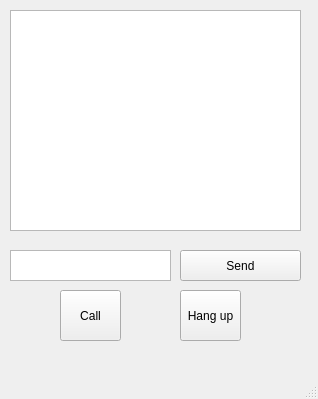
<?xml version="1.0" encoding="UTF-8"?>
<ui version="4.0">
 <class>ChatWindow</class>
 <widget class="QMainWindow" name="ChatWindow">
  <property name="geometry">
   <rect>
    <x>0</x>
    <y>0</y>
    <width>318</width>
    <height>399</height>
   </rect>
  </property>
  <property name="windowTitle">
   <string>MainWindow</string>
  </property>
  <widget class="QWidget" name="centralWidget">
   <widget class="QPushButton" name="sendButton">
    <property name="geometry">
     <rect>
      <x>180</x>
      <y>250</y>
      <width>121</width>
      <height>31</height>
     </rect>
    </property>
    <property name="text">
     <string>Send</string>
    </property>
    <property name="default">
     <bool>false</bool>
    </property>
   </widget>
   <widget class="QTextEdit" name="messageInput">
    <property name="geometry">
     <rect>
      <x>10</x>
      <y>250</y>
      <width>161</width>
      <height>31</height>
     </rect>
    </property>
   </widget>
   <widget class="QTextBrowser" name="chatDisplay">
    <property name="geometry">
     <rect>
      <x>10</x>
      <y>10</y>
      <width>291</width>
      <height>221</height>
     </rect>
    </property>
   </widget>
   <widget class="QPushButton" name="callButton">
    <property name="geometry">
     <rect>
      <x>60</x>
      <y>290</y>
      <width>61</width>
      <height>51</height>
     </rect>
    </property>
    <property name="text">
     <string>Call</string>
    </property>
   </widget>
   <widget class="QPushButton" name="hangUpButton">
    <property name="geometry">
     <rect>
      <x>180</x>
      <y>290</y>
      <width>61</width>
      <height>51</height>
     </rect>
    </property>
    <property name="text">
     <string>Hang up</string>
    </property>
   </widget>
  </widget>
  <widget class="QMenuBar" name="menubar">
   <property name="geometry">
    <rect>
     <x>0</x>
     <y>0</y>
     <width>318</width>
     <height>21</height>
    </rect>
   </property>
  </widget>
  <widget class="QStatusBar" name="statusbar"/>
 </widget>
 <resources/>
 <connections/>
 <slots>
  <signal>windowClicked()</signal>
 </slots>
</ui>
